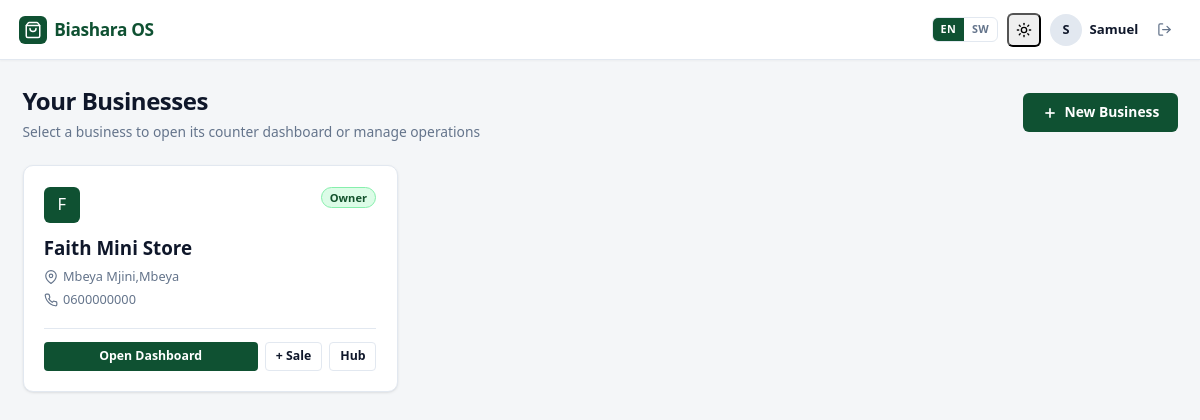
The app's page / (signed in) with its own data.
### BusinessOs/models.py (models this page shows, shortened)
class Business(models.Model):
    owner = models.ForeignKey(
        settings.AUTH_USER_MODEL,
        on_delete=models.CASCADE,
        related_name="businesses",
    )
    name = models.CharField(max_length=150)
    location = models.CharField(max_length=200, blank=True)
    phone = models.CharField(max_length=20, blank=True)
    created_at = models.DateTimeField(auto_now_add=True)
    class Meta:
        ordering = ["-created_at"]

### BusinessOs/views.py (the view)
# urls.py: path("", views.BusinessListView.as_view(), name="business_list"),
class BusinessListView(LoginRequiredMixin, ListView):
    model = Business
    template_name = "sales/business_list.html"
    context_object_name = "businesses"
    def get_queryset(self):
        user = self.request.user
        return (Business.objects.filter(owner=user) | Business.objects.filter(staff__user=user)).distinct()

### BusinessOs/context_processors.py (called while the page is built)
def biashara_i18n(request):
    lang = request.session.get("biashara_lang") or request.session.get("_language")
    if not lang:
        lang = request.COOKIES.get("biashara_lang") or request.COOKIES.get("django_language")
    if not lang:
        lang = translation.get_language() or "en"
    if lang.startswith("sw"):
        lang = "sw"
    else:
        lang = "en"
    return {
        "current_lang": lang,
        "is_swahili": (lang == "sw"),
        "translations_sw_json": json.dumps(TRANSLATIONS_SW) if lang == "sw" else "{}",
    }

### BusinessOs/templates/sales/business_list.html (shortened to what this page needs)
{% extends "sales/base.html" %}
{% block content %}
<div class="page-header">
  <div class="page-title-group">
    <h1>Your Businesses</h1>
    <p>Select a business to open its counter dashboard or manage operations</p>
  </div>
  <div class="page-actions">
    <a href="{% url 'business_create' %}" class="btn btn-primary">
      <svg width="16" height="16" viewBox="0 0 24 24" fill="none" stroke="currentColor" stroke-width="2.5"><line x1="12" y1="5" x2="12" y2="19"></line><line x1="5" y1="12" x2="19" y2="12"></line></svg>
      New Business
    </a>
  </div>
</div>
{% if businesses %}
<div style="display: grid; grid-template-columns: repeat(auto-fill, minmax(min(100%, 280px), 1fr)); gap: 1rem;">
  {% for biz in businesses %}
  <div class="card card-hover" style="display:flex; flex-direction:column; justify-content:space-between; margin-bottom:0;">
    <div>
      <div style="display:flex; justify-content:space-between; align-items:flex-start; margin-bottom:0.75rem;">
        <div class="brand-icon" style="width:36px; height:36px; font-size:1.1rem; border-radius:var(--radius-sm);">
          {{ biz.name|slice:":1"|upper }}
        </div>
        {% if biz.owner_id == request.user.id %}
        <span class="badge badge-success">Owner</span>
        {% else %}
        <span class="badge badge-neutral">Staff</span>
        {% endif %}
      </div>
      <h2 style="margin:0 0 0.35rem; font-size:1.25rem;">
        <a href="{% url 'business_dashboard' biz.id %}" style="color:var(--color-text);">{{ biz.name }}</a>
      </h2>
      <div style="font-size:0.85rem; color:var(--color-text-muted); display:flex; flex-direction:column; gap:0.25rem; margin-bottom:1.25rem;">
        <div style="display:flex; align-items:center; gap:0.35rem;">
          <svg width="14" height="14" viewBox="0 0 24 24" fill="none" stroke="currentColor" stroke-width="2"><path d="M21 10c0 7-9 13-9 13s-9-6-9-13a9 9 0 0 1 18 0z"></path><circle cx="12" cy="10" r="3"></circle></svg>
          <span>{{ biz.location|default:"No physical location specified" }}</span>
        </div>
        {% if biz.phone %}
        <div style="display:flex; align-items:center; gap:0.35rem;">
          <span>{{ biz.phone }}</span>
        </div>
        {% endif %}
      </div>
    </div>
    <div style="display:flex; gap:0.5rem; border-top:1px solid var(--color-border); padding-top:0.85rem;">
      <a href="{% url 'business_dashboard' biz.id %}" class="btn btn-primary btn-sm" style="flex:1;">Open Dashboard</a>
      <a href="{% url 'record_sale' biz.id %}" class="btn btn-secondary btn-sm" title="Quick Sale">+ Sale</a>
      <a href="{% url 'business_detail' biz.id %}" class="btn btn-secondary btn-sm" title="Settings & Hub">Hub</a>
    </div>
  </div>
  {% endfor %}
</div>
{% endif %}
{% endblock %}

### BusinessOs/templates/sales/base.html (shortened to what this page needs)
{% load static %}<!DOCTYPE html>
<html lang="{{ current_lang|default:'en' }}" x-data="{ sidebarOpen: false }" :class="{ 'sidebar-mobile-open': sidebarOpen }">
<head>
  <link rel="stylesheet" href="{% static 'sales/css/style.css' %}?v=3.1">
</head>
<body>
<div class="app-wrapper">
  <header class="topbar">
    <div class="topbar-inner">
      <div class="topbar-left">
        <a href="{% url 'business_list' %}" class="brand-badge">
          <div class="brand-icon">
            <i data-lucide="shopping-bag" style="width:18px;height:18px;"></i>
          </div>
          <span class="brand-title">Biashara OS</span>
        </a>
      </div>
      <div class="topbar-right">
        {% if user.is_authenticated %}
        <div class="topbar-user-group">
          <div class="lang-switcher">
            <a href="{% url 'set_language' %}?lang=en"
               class="lang-btn {% if current_lang != 'sw' %}lang-btn--active{% endif %}"
               title="English">EN</a>
            <a href="{% url 'set_language' %}?lang=sw"
               class="lang-btn {% if current_lang == 'sw' %}lang-btn--active{% endif %}"
               title="Kiswahili">SW</a>
          </div>
          <button type="button" class="theme-toggle-btn icon-btn" title="Toggle dark / light mode"
                  onclick="toggleTheme()">
            <i data-lucide="sun" class="theme-icon-light" style="width:16px;height:16px;"></i>
          </button>
          <div class="user-badge" title="{{ user.get_full_name|default:user.username }}">
            <div class="user-avatar">{{ user.username|slice:":1"|upper }}</div>
            <span class="user-name">{{ user.username }}</span>
          </div>
          <form method="post" action="{% url 'logout' %}" style="margin:0;">
            <button type="submit" class="btn btn-ghost btn-sm icon-btn" title="{% if is_swahili %}Toka{% else %}Sign out{% endif %}">
              <i data-lucide="log-out" style="width:15px;height:15px;"></i>
            </button>
          </form>
        </div>
        {% endif %}
      </div>
    </div>
  </header>
  <div class="app-container">
    <main class="app-main">
      {% block content %}{% endblock %}
    </main>
  </div>
</div>
</body>
</html>

### records on screen
Business: name "F", shows "Owner", name "Faith Mini Store", location "Mbeya Mjini,Mbeya", phone "0600000000"

### other values on screen
{{ user.username|slice:":1"|upper }} "S"
{{ user.username }} "Samuel"
